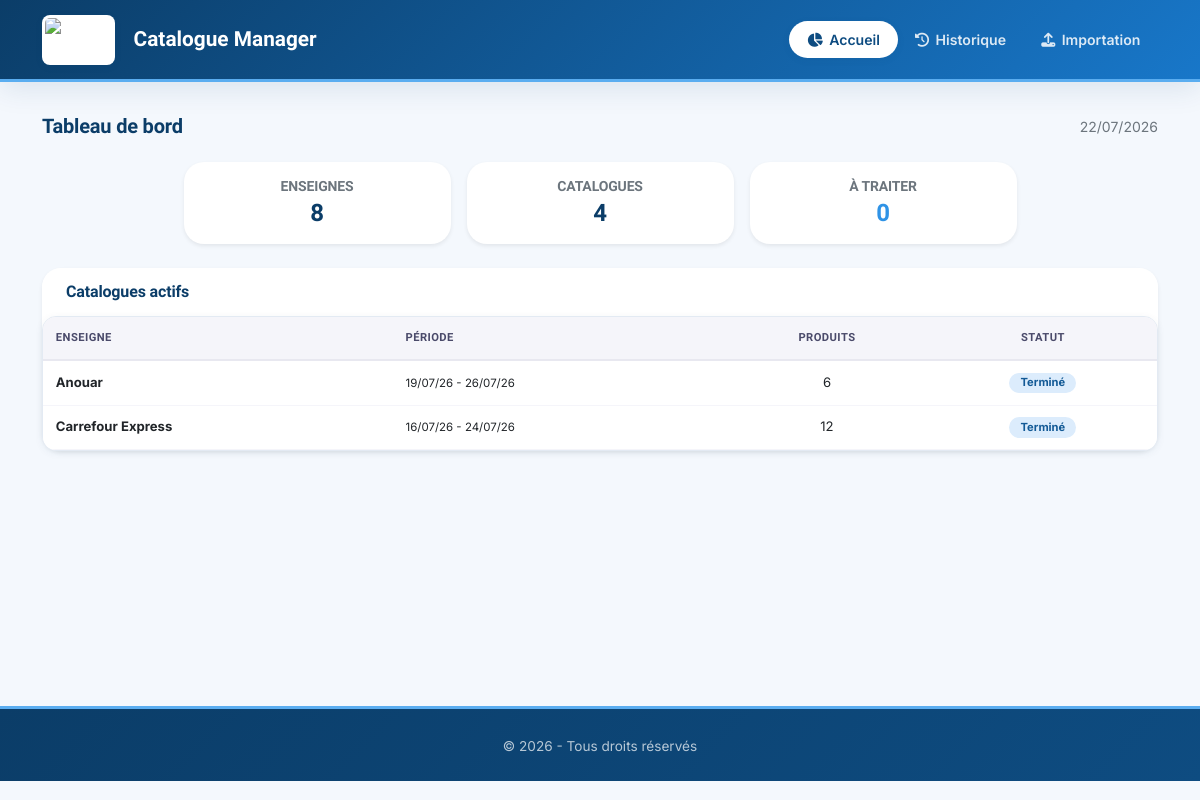
The app's page /, older data.
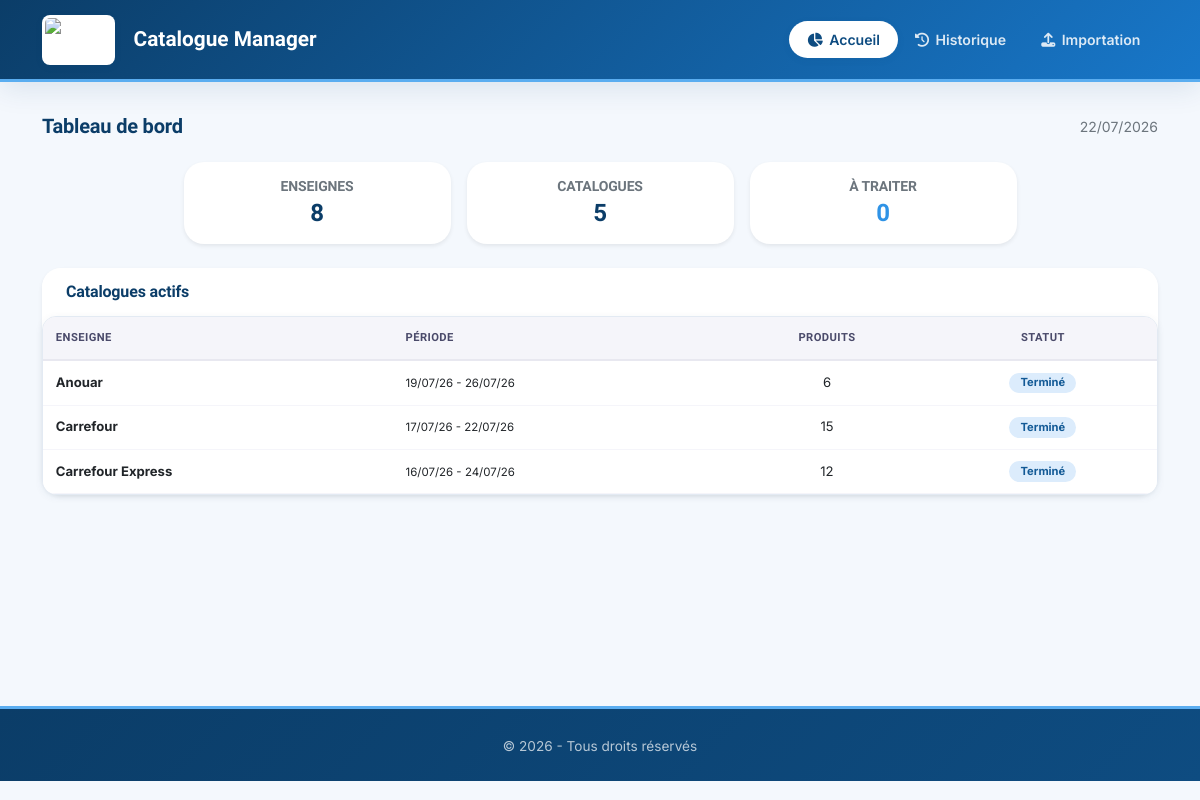
The same page, newer data.
### catalogue_app/models.py (models this page shows, shortened)
class Catalogue(models.Model):
    enseigne = models.ForeignKey(Enseigne, on_delete=models.CASCADE, verbose_name="Enseigne")
    date_debut = models.DateField(verbose_name="Date de début")
    date_fin = models.DateField(verbose_name="Date de fin")
    date_upload = models.DateTimeField(auto_now_add=True, verbose_name="Date d'upload")
    image_path = models.CharField(max_length=255, blank=True, null=True, verbose_name="Chemin de l'image")
    note = models.CharField(
        max_length=255,
        blank=True,
        null=True,
        verbose_name="Note (ex: Saint Valentin, Noël, Eid...)"
    )
    class Meta:
        unique_together = ['enseigne', 'date_debut', 'date_fin']
        verbose_name = "Catalogue"
        verbose_name_plural = "Catalogues"
        ordering = ['-date_upload']

class Enseigne(models.Model):
    ENSEIGNE_CHOICES = [
        ('MG', 'MG'),
        ('Carrefour', 'Carrefour'),
        ('Carrefour Market', 'Carrefour Market'),
        ('Carrefour Express', 'Carrefour Express'),
        ('Aziza', 'Aziza'),
        ('Anouar', 'Anouar'),
        ('Géant', 'Géant'),
        ('Monoprix', 'Monoprix'),
        ('autre', 'Autre'),
    ]
    nom = models.CharField(
        max_length=50,
        choices=ENSEIGNE_CHOICES,
        default='autre',
        verbose_name="Nom de l'enseigne"
    )
    created_at = models.DateTimeField(auto_now_add=True)
    class Meta:
        verbose_name = "Enseigne"
        verbose_name_plural = "Enseignes"
        ordering = ['nom']

### catalogue_app/views.py (the view)
# urls.py: path('', views.index, name='index'),
def index(request):
    from django.db.models import Count, Q
    from datetime import datetime
    supprimer_catalogues_vides()
    total_catalogues = Catalogue.objects.count()
    total_produits_sauvegardes = Produit.objects.filter(est_sauvegarde=True).count()
    total_enseignes = Enseigne.objects.count()
    produits_a_traiter = Produit.objects.filter(est_sauvegarde=False).count()
    catalogues_actifs = Catalogue.objects.filter(
        date_fin__gte=datetime.now().date()
    ).annotate(
        nb_produits=Count('produits'),
        nb_sauvegardes=Count('produits', filter=Q(produits__est_sauvegarde=True)),
        nb_non_sauvegardes=Count('produits', filter=Q(produits__est_sauvegarde=False))
    ).filter(
        nb_produits__gt=0
    ).order_by('-date_debut')
    context = {
        'total_catalogues': total_catalogues,
        'total_produits_sauvegardes': total_produits_sauvegardes,
        'total_enseignes': total_enseignes,
        'produits_a_traiter': produits_a_traiter,
        'catalogues_actifs': catalogues_actifs,
    }
    return render(request, 'index.html', context)

### catalogue_app/views.py (called while the page is built)
def supprimer_catalogues_vides():
    from django.db import models
    catalogues_vides = Catalogue.objects.annotate(
        nb_produits=models.Count('produits')
    ).filter(nb_produits=0)
    count = catalogues_vides.count()
    if count > 0:
        for c in catalogues_vides:
            print(f"🗑️ Suppression du catalogue vide ID {c.id} - {c.enseigne.nom}")
            c.delete()
        print(f"✅ {count} catalogues vides supprimés")
    return count

### catalogue_app/templates/index.html
{% extends 'base.html' %}
{% load static %}
{% block content %}
<div class="d-flex justify-content-between align-items-center mb-4">
    <h5 class="fw-bold mb-0">
        Tableau de bord
    </h5>
    <span class="text-muted small">{% now "d/m/Y" %}</span>
</div>
<div class="row g-3 mb-4 justify-content-center">
    <div class="col-md-3 col-6">
        <div class="card border-0 shadow-sm">
            <div class="card-body text-center py-3">
                <h6 class="text-muted small text-uppercase mb-1">Enseignes</h6>
                <h4 class="fw-bold mb-0">{{ total_enseignes|default:0 }}</h4>
            </div>
        </div>
    </div>
    <div class="col-md-3 col-6">
        <div class="card border-0 shadow-sm">
            <div class="card-body text-center py-3">
                <h6 class="text-muted small text-uppercase mb-1">Catalogues</h6>
                <h4 class="fw-bold mb-0">{{ total_catalogues|default:0 }}</h4>
            </div>
        </div>
    </div>
    <div class="col-md-3 col-6">
        <div class="card border-0 shadow-sm">
            <div class="card-body text-center py-3">
                <h6 class="text-muted small text-uppercase mb-1">À traiter</h6>
                <h4 class="fw-bold mb-0" style="color: #2f93e6;">{{ produits_a_traiter|default:0 }}</h4>
            </div>
        </div>
    </div>
</div>
<div class="card border-0 shadow-sm">
    <div class="card-header bg-white border-0">
        <h6 class="fw-bold mb-0">
            Catalogues actifs
        </h6>
    </div>
    <div class="card-body p-0">
        {% if catalogues_actifs %}
            <div class="table-responsive">
                <table class="table table-hover mb-0">
                    <thead>
                        <tr>
                            <th>Enseigne</th>
                            <th>Période</th>
                            <th class="text-center">Produits</th>
                            <th class="text-center">Statut</th>
                        </tr>
                    </thead>
                    <tbody>
                        {% for catalogue in catalogues_actifs %}
                        <tr>
                            <td><strong>{{ catalogue.enseigne.nom }}</strong></td>
                            <td>
                                <small>
                                    {{ catalogue.date_debut|date:"d/m/y" }} - {{ catalogue.date_fin|date:"d/m/y" }}
                                </small>
                            </td>
                            <td class="text-center">{{ catalogue.nb_produits }}</td>
                            <td class="text-center">
                                {% if catalogue.nb_non_sauvegardes == 0 %}
                                    <span class="badge bg-success">Terminé</span>
                                {% elif catalogue.nb_sauvegardes == 0 %}
                                    <span class="badge bg-danger">Non traité</span>
                                {% else %}
                                    <span class="badge bg-warning text-dark">En cours ({{ catalogue.nb_sauvegardes }}/{{ catalogue.nb_produits }})</span>
                                {% endif %}
                            </td>
                        </tr>
                        {% endfor %}
                    </tbody>
                </table>
            </div>
        {% else %}
            <div class="text-center py-4 text-muted">
                <i class="fas fa-box-open fa-2x mb-2"></i>
                <p class="mb-0">Aucun catalogue actif</p>
            </div>
        {% endif %}
    </div>
</div>
{% endblock %}

Row changes from the older to the newer data that the page shows:
added Catalogue: enseigne.nom "Carrefour", date_debut "17/07/26", date_fin "22/07/26", nb_produits "15", shows "Terminé"
Text that changed along with them:
{{ total_catalogues|default:0 }}: "4" → "5"
